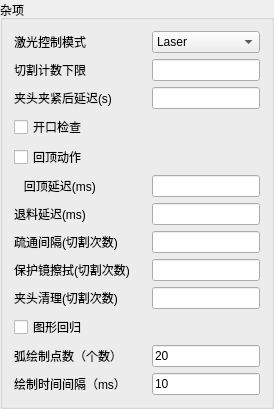
                 <widget class="QGroupBox" name="groupBox_Misc">
                  <property name="title">
                   <string>杂项</string>
                  </property>
                  <layout class="QFormLayout" name="formLayout_16">
                   <item row="0" column="0">
                    <widget class="QLabel" name="label_Mics_LaserControlMode">
                     <property name="minimumSize">
                      <size>
                       <width>120</width>
                       <height>20</height>
                      </size>
                     </property>
                     <property name="text">
                      <string>激光控制模式</string>
                     </property>
                    </widget>
                   </item>
                   <item row="0" column="1">
                    <widget class="QComboBox" name="comboBox_Mics_LaserControlMode">
                     <property name="minimumSize">
                      <size>
                       <width>60</width>
                       <height>20</height>
                      </size>
                     </property>
                     <item>
                      <property name="text">
                       <string>Laser</string>
                      </property>
                     </item>
                     <item>
                      <property name="text">
                       <string>SignalSource</string>
                      </property>
                     </item>
                    </widget>
                   </item>
                   <item row="1" column="0">
                    <widget class="QLabel" name="label_199">
                     <property name="minimumSize">
                      <size>
                       <width>0</width>
                       <height>20</height>
                      </size>
                     </property>
                     <property name="text">
                      <string>切割计数下限</string>
                     </property>
                    </widget>
                   </item>
                   <item row="1" column="1">
                    <widget class="QLineEdit" name="lineEdit_Mics_CuttingCountLimit">
                     <property name="minimumSize">
                      <size>
                       <width>0</width>
                       <height>20</height>
                      </size>
                     </property>
                    </widget>
                   </item>
                   <item row="2" column="0">
                    <widget class="QLabel" name="label_Mics_ChuckClosedDelay">
                     <property name="minimumSize">
                      <size>
                       <width>120</width>
                       <height>20</height>
                      </size>
                     </property>
                     <property name="text">
                      <string>夹头夹紧后延迟(s)</string>
                     </property>
                    </widget>
                   </item>
                   <item row="2" column="1">
                    <widget class="QLineEdit" name="lineEdit_Mics_ChuckClosedDelay">
                     <property name="minimumSize">
                      <size>
                       <width>0</width>
                       <height>20</height>
                      </size>
                     </property>
                    </widget>
                   </item>
                   <item row="3" column="0">
                    <widget class="QCheckBox" name="checkBox_Mics_CheckOpen">
                     <property name="minimumSize">
                      <size>
                       <width>0</width>
                       <height>20</height>
                      </size>
                     </property>
                     <property name="text">
                      <string>开口检查</string>
                     </property>
                    </widget>
                   </item>
                   <item row="4" column="0">
                    <widget class="QCheckBox" name="checkBox_Mics_Backpoke">
                     <property name="minimumSize">
                      <size>
                       <width>0</width>
                       <height>20</height>
                      </size>
                     </property>
                     <property name="text">
                      <string>回顶动作</string>
                     </property>
                    </widget>
                   </item>
                   <item row="5" column="0">
                    <widget class="QLabel" name="label_Mics_BackpokeDelay">
                     <property name="text">
                      <string>   回顶延迟(ms)</string>
                     </property>
                    </widget>
                   </item>
                   <item row="5" column="1">
                    <widget class="QLineEdit" name="lineEdit_Mics_BackpokeDelay">
                     <property name="minimumSize">
                      <size>
                       <width>0</width>
                       <height>20</height>
                      </size>
                     </property>
                    </widget>
                   </item>
                   <item row="6" column="0">
                    <widget class="QLabel" name="label_Mics_ReturnMaterial">
                     <property name="text">
                      <string>退料延迟(ms)</string>
                     </property>
                    </widget>
                   </item>
                   <item row="6" column="1">
                    <widget class="QLineEdit" name="lineEdit_Mics_ReturnMaterial">
                     <property name="minimumSize">
                      <size>
                       <width>0</width>
                       <height>20</height>
                      </size>
                     </property>
                    </widget>
                   </item>
                   <item row="7" column="0">
                    <widget class="QLabel" name="label_Mics_DredgeInterval">
                     <property name="minimumSize">
                      <size>
                       <width>0</width>
                       <height>20</height>
                      </size>
                     </property>
                     <property name="text">
                      <string>疏通间隔(切割次数)</string>
                     </property>
                    </widget>
                   </item>
                   <item row="7" column="1">
                    <widget class="QLineEdit" name="lineEdit_Mics_DredgeInterval">
                     <property name="minimumSize">
                      <size>
                       <width>0</width>
                       <height>20</height>
                      </size>
                     </property>
                    </widget>
                   </item>
                   <item row="8" column="0">
                    <widget class="QLabel" name="label_Mics_ProtectiveMirrorsCleaning">
                     <property name="minimumSize">
                      <size>
                       <width>132</width>
                       <height>20</height>
                      </size>
                     </property>
                     <property name="maximumSize">
                      <size>
                       <width>132</width>
                       <height>16777215</height>
                      </size>
                     </property>
                     <property name="text">
                      <string>保护镜擦拭(切割次数)</string>
                     </property>
                    </widget>
                   </item>
                   <item row="8" column="1">
                    <widget class="QLineEdit" name="lineEdit_Mics_ProtectiveMirrorsCleaning">
                     <property name="minimumSize">
                      <size>
                       <width>0</width>
                       <height>20</height>
                      </size>
                     </property>
                    </widget>
                   </item>
                   <item row="9" column="0">
                    <widget class="QLabel" name="label_Mics_ChuckCleaning">
                     <property name="minimumSize">
                      <size>
                       <width>0</width>
                       <height>20</height>
                      </size>
                     </property>
                     <property name="text">
                      <string>夹头清理(切割次数)</string>
                     </property>
                    </widget>
                   </item>
                   <item row="9" column="1">
                    <widget class="QLineEdit" name="lineEdit_Mics_ChuckCleaning">
                     <property name="minimumSize">
                      <size>
                       <width>0</width>
                       <height>20</height>
                      </size>
                     </property>
                    </widget>
                   </item>
                   <item row="10" column="0">
                    <widget class="QCheckBox" name="checkBox_Mics_FileBackSign">
                     <property name="minimumSize">
                      <size>
                       <width>0</width>
                       <height>20</height>
                      </size>
                     </property>
                     <property name="text">
                      <string>图形回归</string>
                     </property>
                    </widget>
                   </item>
                   <item row="12" column="0">
                    <widget class="QLabel" name="label_Mics_ViewTimeInterval">
                     <property name="minimumSize">
                      <size>
                       <width>0</width>
                       <height>20</height>
                      </size>
                     </property>
                     <property name="text">
                      <string>绘制时间间隔（ms）</string>
                     </property>
                    </widget>
                   </item>
                   <item row="11" column="0">
                    <widget class="QLabel" name="label_Mics_ArcDrawCount">
                     <property name="minimumSize">
                      <size>
                       <width>0</width>
                       <height>20</height>
                      </size>
                     </property>
                     <property name="text">
                      <string>弧绘制点数（个数）</string>
                     </property>
                    </widget>
                   </item>
                   <item row="11" column="1">
                    <widget class="QLineEdit" name="lineEdit_Mics_ArcDrawCount">
                     <property name="minimumSize">
                      <size>
                       <width>0</width>
                       <height>20</height>
                      </size>
                     </property>
                     <property name="toolTip">
                      <string>&lt;html&gt;&lt;head/&gt;&lt;body&gt;&lt;p&gt;8到20范围&lt;/p&gt;&lt;p&gt;&lt;br/&gt;&lt;/p&gt;&lt;/body&gt;&lt;/html&gt;</string>
                     </property>
                     <property name="text">
                      <string>20</string>
                     </property>
                    </widget>
                   </item>
                   <item row="12" column="1">
                    <widget class="QLineEdit" name="lineEdit_Mics_ViewTimeInterval">
                     <property name="minimumSize">
                      <size>
                       <width>0</width>
                       <height>20</height>
                      </size>
                     </property>
                     <property name="toolTip">
                      <string>&lt;html&gt;&lt;head/&gt;&lt;body&gt;&lt;p&gt;10到200范围&lt;/p&gt;&lt;p&gt;&lt;br/&gt;&lt;/p&gt;&lt;/body&gt;&lt;/html&gt;</string>
                     </property>
                     <property name="text">
                      <string>10</string>
                     </property>
                    </widget>
                   </item>
                  </layout>
                 </widget>
